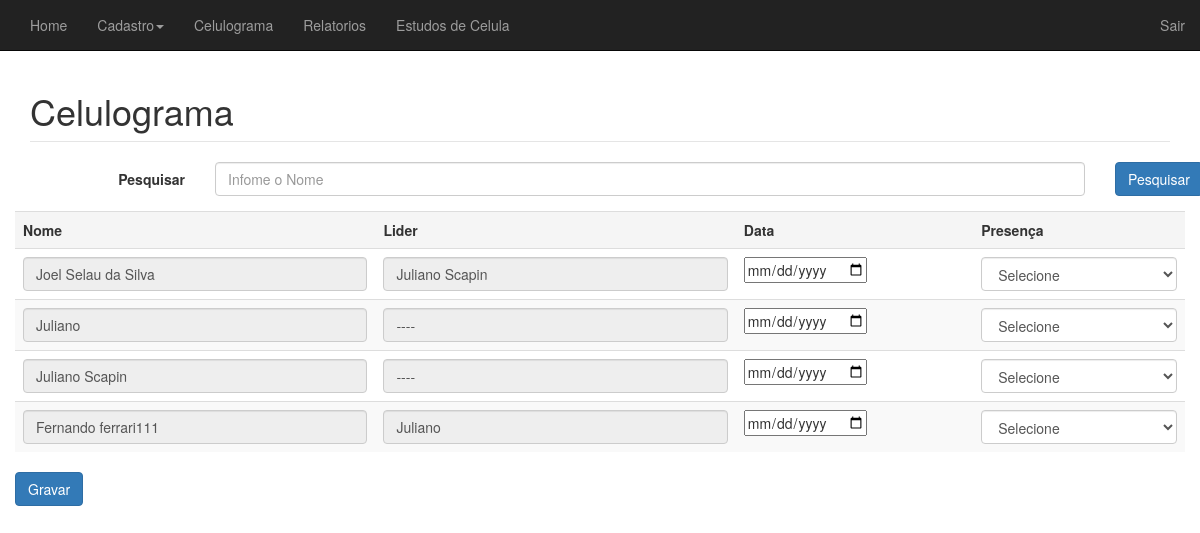
Page /_doze__old/lista_presenca.php (signed in) on the committed database.
### tables this page shows
CREATE TABLE `cadmembro` (
  `nome` varchar(250) NOT NULL,
  `rg` varchar(50) NOT NULL,
  `cpf` varchar(50) NOT NULL,
  `data` date NOT NULL,
  `endereco` varchar(20) NOT NULL,
  `numero` int(11) NOT NULL,
  `complemento` varchar(250) NOT NULL,
  `bairro` varchar(100) NOT NULL,
  `cep` varchar(50) NOT NULL,
  `telefone` varchar(50) NOT NULL,
  `celular` varchar(20) NOT NULL,
  `estadocivil` varchar(20) NOT NULL,
  `naturalidade` varchar(100) NOT NULL,
  `grauinstrucao` varchar(100) NOT NULL,
  `profissao` varchar(100) NOT NULL,
  `email` varchar(100) NOT NULL,
  `idmacro` int(20) NOT NULL,
  `grupo` varchar(50) NOT NULL,
  `status` varchar(50) NOT NULL,
  `idmembro` int(11) NOT NULL,
  `lider` int(11) DEFAULT NULL
);

### _doze__old/lista_presenca.php (the view, shortened to what this page needs)
<?php
$termo = (isset($_GET['termo'])) ? $_GET['termo'] : '';
if (empty($termo)):
	$conexao = conexao::getInstance();
	$sql = 'SELECT cadmembroLider.nome as nomelider, cadmembro.idmembro, cadmembro.nome, cadmembro.lider FROM cadmembro left join cadmembro cadmembroLider on cadmembroLider.idmembro = cadmembro.lider';
	$stm = $conexao->prepare($sql);
	$stm->execute();
	$presencas = $stm->fetchAll(PDO::FETCH_OBJ);
endif;
?>
<!DOCTYPE html>
<html>
<head>
	<link href="../css/bootstrap.css" rel="stylesheet">
    <link href="../css/sistema.css" rel="stylesheet">
</head>
<body>
	<?php require_once('../templates/header.php') ?>
	<div class='container'>
		<fieldset>
			<legend><h1>Celulograma</h1></legend>
			<div class="row">
				<form action="" method="get" id='form-contato-listagem' class="form-horizontal">
					<div class="form-group">
						<label for="inputEmail3" class="col-sm-2 control-label">Pesquisar</label>
						<div class="col-sm-9">
							<input type="text" class="form-control" id="termo" name="termo" value="<?=$termo?>" placeholder="Infome o Nome">
						</div>
						<div class="col-sm-1">
							<button type="submit" class="btn btn-primary">Pesquisar</button>
						</div>
					</div>
				</form>
			</div>
			<div class="row">
				<form action="action_presenca.php" method="post" id='form-contato' enctype='multipart/form-data'>
					<?php if(!empty($presencas)):?>
						<table class="table table-striped" id="tabela-discipulos">
							<tr class='active'>
								<th>Nome</th>
								<th>Lider</th>
								<th>Data</th>
								<th>Presença</th>
							</tr>
							<?php foreach($presencas as $key => $presenca):?>
								<tr>
									<td>
										<input type="Text" disabled='true' class="form-control" id="nome"  name="nome" value="<?=$presenca->nome?>">
									</td>
									<td>
										<input type="Text" disabled='true' class="form-control" value="<?=empty($presenca->nomelider)? '----' : $presenca->nomelider?>">
									</td>
									<td>
										<input type="date" name="data">
									</td>
									<td>
										<select class="form-control" name="presenca" id="presenca">
											<option value="">Selecione</option>
										</select>
									</td>
								</tr>
							<?php endforeach;?>
						</table>
					<?php else: ?>
						<h3 class="text-center text-primary">Não existem Presença!</h3>
					<?php endif; ?>
					<button type="submit" class="btn btn-primary" id='botao'>
						Gravar
					</button>
				</form>
		</fieldset>
	</div>
</body>
</html>

### rows in the picture
cadmembro: nome "Joel Selau da Silva", nome "Juliano Scapin"
cadmembro: nome "Juliano", nome "Fernando ferrari111"
